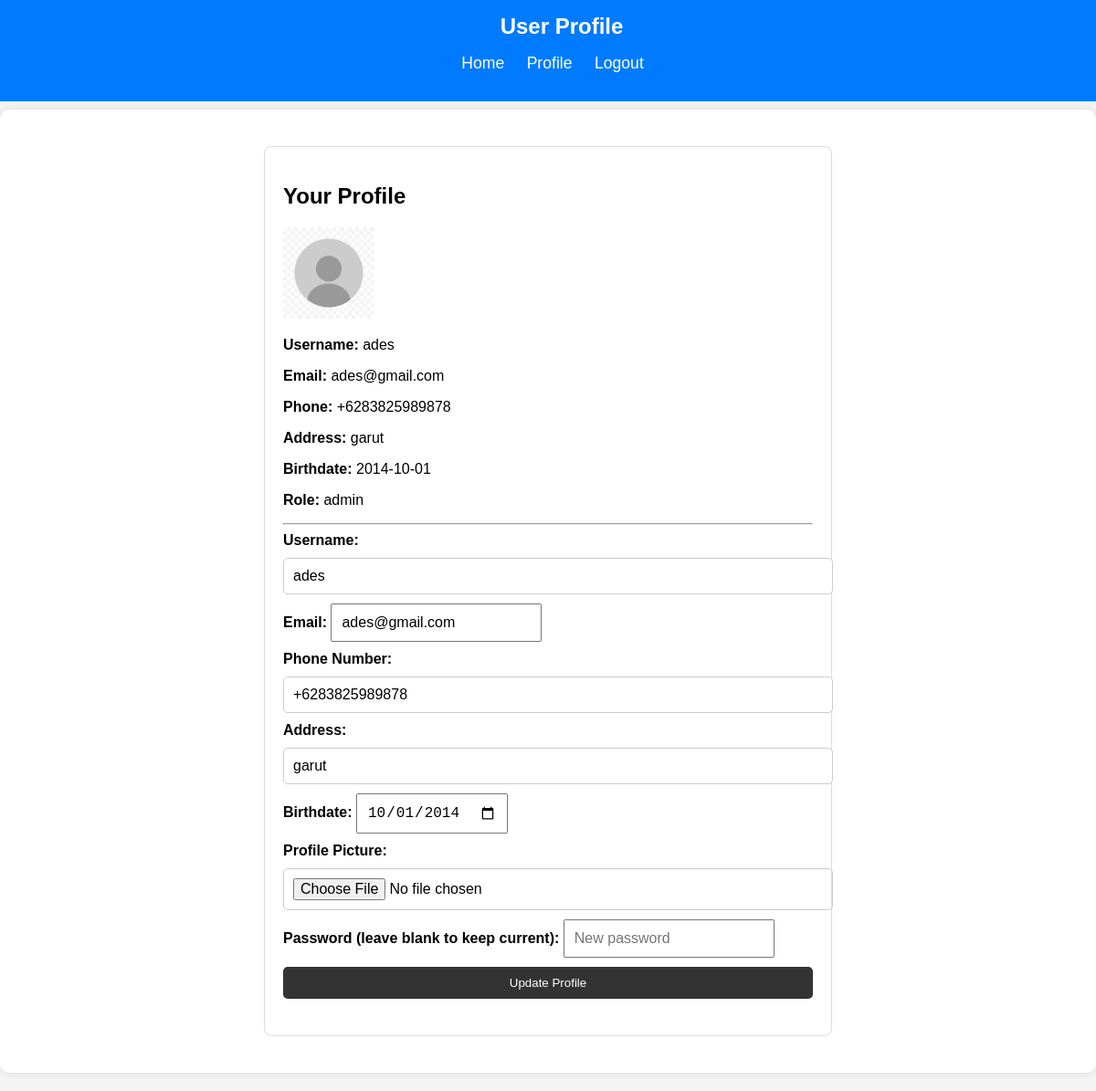
Screenshot of /config/profil.php (signed in) with the database file from the repository.
### tables this page shows
CREATE TABLE `users` (
  `id` int(11) NOT NULL,
  `username` varchar(50) NOT NULL,
  `password` varchar(255) NOT NULL,
  `email` varchar(255) NOT NULL,
  `birthdate` date DEFAULT NULL,
  `phone` varchar(15) DEFAULT NULL,
  `address` varchar(255) DEFAULT NULL,
  `profile_picture` varchar(255) DEFAULT '''default.jpg''',
  `role` enum('admin','user') NOT NULL
);

### config/profil.php (the view, shortened to what this page needs)
<?php
include 'db.php';
$user_id = $_SESSION['user_id'];
$query = $pdo->prepare("SELECT * FROM users WHERE id = :id");
$query->execute(['id' => $user_id]);
$user = $query->fetch(PDO::FETCH_ASSOC);
?>
<!DOCTYPE html>
<html lang="en">
<head>
    <link rel="stylesheet" href="../css/style.css">
</head>
<body>
    <header class="header">
        <h1>User Profile</h1>
        <nav>
            <ul class="nav-menu">
                <li><a href="dashboard.php">Home</a></li>
                <li><a href="profile.php">Profile</a></li>
                <li><a href="logout.php">Logout</a></li>
            </ul>
        </nav>
    </header>
    <div class="main-container">
        <div class="profile-container">
            <div class="profile-display">
                <h2>Your Profile</h2>
                <p><img src="../img/profile/<?php echo htmlspecialchars($user['profile_picture']); ?>" alt="Profile Picture" style="width:100px; height:100px;"></p>
                <p><strong>Username:</strong> <?php echo htmlspecialchars($user['username']); ?></p>
                <p><strong>Email:</strong> <?php echo htmlspecialchars($user['email']); ?></p>
                <p><strong>Phone:</strong> <?php echo htmlspecialchars($user['phone']); ?></p>
                <p><strong>Address:</strong> <?php echo htmlspecialchars($user['address']); ?></p>
                <p><strong>Birthdate:</strong> <?php echo htmlspecialchars($user['birthdate']); ?></p>
                <p><strong>Role:</strong> <?php echo htmlspecialchars($user['role']); ?></p>
            </div>
            <hr>
            <form action="profile.php" method="POST" class="profile-form" enctype="multipart/form-data">
                <div class="form-group">
                    <label for="username">Username:</label>
                    <input type="text" name="username" id="username" value="<?php echo htmlspecialchars($user['username']); ?>" required>
                </div>
                <div class="form-group">
                    <label for="email">Email:</label>
                    <input type="email" name="email" id="email" value="<?php echo htmlspecialchars($user['email']); ?>" required>
                </div>
                <div class="form-group">
                    <label for="phone">Phone Number:</label>
                    <input type="text" name="phone" id="phone" value="<?php echo htmlspecialchars($user['phone']); ?>" required>
                </div>
                <div class="form-group">
                    <label for="address">Address:</label>
                    <input type="text" name="address" id="address" value="<?php echo htmlspecialchars($user['address']); ?>" required>
                </div>
                <div class="form-group">
                    <label for="birthdate">Birthdate:</label>
                    <input type="date" name="birthdate" id="birthdate" value="<?php echo htmlspecialchars($user['birthdate']); ?>" required>
                </div>
                <div class="form-group">
                    <label for="profile_picture">Profile Picture:</label>
                    <input type="file" name="profile_picture" id="profile_picture" accept="image/*">
                </div>
                <div class="form-group">
                    <label for="password">Password (leave blank to keep current):</label>
                    <input type="password" name="password" id="password" placeholder="New password">
                </div>
                <button type="submit" class="btn">Update Profile</button>
            </form>
        </div>
    </div>
</body>
</html>

### css/style.css (style rules this page uses)
body { font-family: Arial, sans-serif; background-color: #f4f4f4; margin: 0; padding: 0; display: flex; justify-content: center; min-height: 100vh; }
header { width: 100%; background-color: #007bff; color: white; padding: 15px; text-align: center; position: fixed; top: 0; left: 0; z-index: 1000; }
header h1 { margin: 0; font-size: 1.5em; }
nav { margin-top: 10px; }
nav ul { list-style: none; padding: 0; }
nav ul li { display: inline; margin-right: 20px; }
nav ul li a { color: white; text-decoration: none; font-size: 1.1em; }
.main-container { display: flex; justify-content: space-between; width: 100%; max-width: 1200px; margin: 120px auto 20px auto; background-color: white; padding: 20px; box-shadow: 0 0 10px rgba(0, 0, 0, 0.1); border-radius: 10px; }
form { margin-bottom: 20px; display: flex; flex-direction: column; }
input[type="text"], input[type="file"] { padding: 10px; margin: 10px 0; width: 100%; border: 1px solid #ccc; border-radius: 5px; }
button { padding: 10px; background-color: #28a745; color: white; border: none; border-radius: 5px; cursor: pointer; }
.profile-container { width: 50%; margin: 20px auto; padding: 20px; background-color: #fff; border: 1px solid #ddd; border-radius: 8px; }
.profile-container form { display: flex; flex-direction: column; }
.profile-container form label { margin-bottom: 5px; font-weight: bold; }
.profile-container form input { margin-bottom: 10px; padding: 10px; font-size: 16px; }
.profile-container form button { padding: 10px; background-color: #333; color: #fff; border: none; cursor: pointer; }

### rows the page displays
users: profile_picture (placeholder picture), username "ades", email "ades@gmail.com", phone "+6283825989878", address "garut", birthdate "2014-10-01", role "admin", birthdate "10/01/2014"
